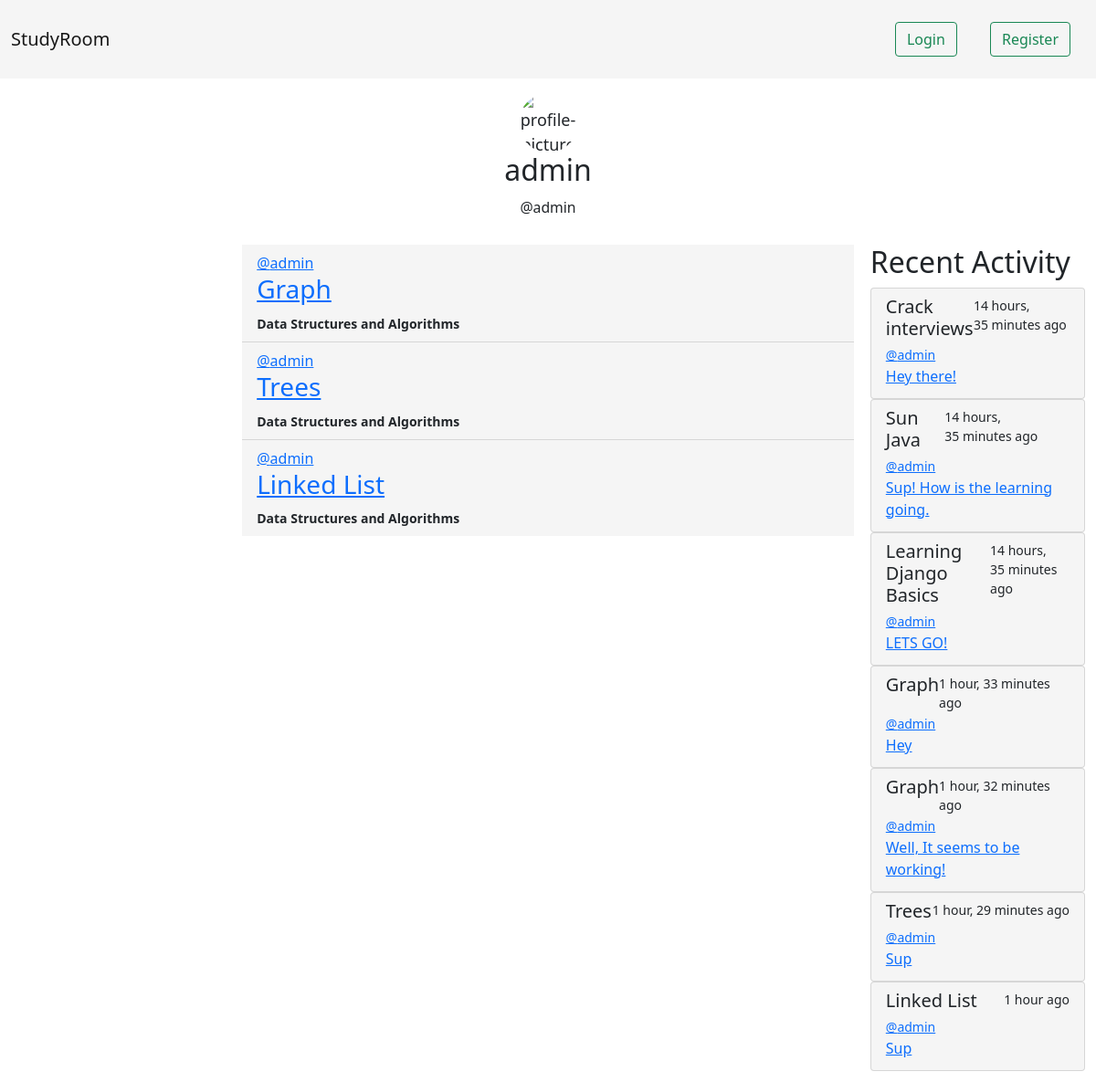
The page /profile/3 on the database its author committed.
### base/models.py (models this page shows, shortened)
class Room(models.Model):
    host = models.ForeignKey(User, on_delete=models.SET_NULL, null=True)
    topic = models.ForeignKey(Topic, on_delete=models.SET_NULL, null=True)
    name = models.CharField(max_length=200, unique=True)
    description = models.TextField(null=True, blank=True)
    updated_at = models.DateTimeField(auto_now=True)
    created_at = models.DateTimeField(auto_now_add=True)
    participants = models.ManyToManyField(User, related_name='participants')

class Topic(models.Model):
    name = models.CharField(max_length=200)

class Message(models.Model):
    user = models.ForeignKey(User, on_delete=models.CASCADE)
    room = models.ForeignKey(Room, on_delete=models.CASCADE)
    body = models.TextField()
    updated_at = models.DateTimeField(auto_now=True)
    created_at = models.DateTimeField(auto_now_add=True)

### base/views.py (the view)
# urls.py: path('profile/<str:pk>', views.user_profile_view, name = 'user-profile'),
def user_profile_view(request, pk):
    user = User.objects.get(id=pk)
    rooms = user.room_set.all()
    room_messages = user.message_set.all()
    topics = Topic.objects.all()
    context = {
        'user': user,
        'rooms': rooms,
        'room_messages': room_messages,
        'topics': topics,
    }
    return render(request, 'base/profile.html', context)

### base/templates/base/profile.html
{% extends 'base.html' %}
{% block content %}
<div class='profile-tab'>
    <div class='profile-picture'><img
            src="https://thumbs.dreamstime.com/b/default-avatar-profile-icon-vector-social-media-user-image-182145777.jpg"
            alt="profile-picture"></div>
    <h2>{{user.username}}</h2>
    <small>@{{user.username}}</small>
</div>
<div class="home-container">
    <div></div>
    <div class="main-home">
        <ul class="list-group list-group-flush">
            {% for room in rooms %}
            <li class="list-group-item">
                <div>
                    <div class="left">
                        <a href="{% url 'user-profile' room.host.id %}"> @{{ room.host }} </a>
                    </div>
                    <div class="right">
                        {% if request.user == room.host or request.user.is_superuser %}
                        <a href="{% url 'update-room' room.id %}"><img
                                src="https://img.icons8.com/material-outlined/24/000000/edit--v1.png" /></a>
                        <a href="{% url 'delete-room' room.id %}"><img
                                src="https://img.icons8.com/material-outlined/24/000000/delete-sign.png" /></a>
                        {% else %}
                        <br>
                        {% endif %}
                    </div>
                </div>
                <div>
                    <h3>
                        <a href="{% url 'room' room.id %}">
                            {{room.name}}
                        </a>
                    </h3>
                </div>
                <b><small>{{ room.topic.name }}</small></b>
            </li>
            {% endfor %}
        </ul>
    </div>
    <div>
        {% include 'base/activity_component.html' %}
    </div>
</div>
{% endblock %}

### base/templates/base/activity_component.html
<h2>Recent Activity</h2>
{% for message in room_messages %}
<div class="list-group">
    <div class="list-group-item list-group-item-action">
        <div class="d-flex w-100 justify-content-between">
            <h5 class="mb-1">{{message.room.name}}</h5>
            <small>{{message.created_at|timesince}} ago</small>
        </div>
        <a href="{% url 'user-profile' message.user.id %}"><small>@{{message.user}}</small></a>
        <a href="{% url 'room' message.room.id %}">
            <p class="mb-1">{{ message.body }}</p>
        </a>
    </div>
</div>
{% endfor %}

### static/css/style.css (style rules this page uses)
.left { float: left; width: 50%; }
.right { float: right; width: 50%; text-align: end; }
.home-container { display: grid; grid-template-columns: 1fr 3fr 1fr; padding: 12px; }
.main-home { padding-left: 18px; padding-right: 18px; }
.list-group-item { background-color: whitesmoke; }
.profile-tab { margin: 16px; text-align: center; font-size: large; }
.profile-picture img { height: 65px; width: 65px; border-radius: 50%; display: inline-block; }

### rows shown on the page
Room: host "admin", name "Graph", topic.name "Data Structures and Algorithms"
Room: host "admin", name "Trees", topic.name "Data Structures and Algorithms"
Room: host "admin", name "Linked List", topic.name "Data Structures and Algorithms"
Message: room.name "Crack interviews", created_at "14 hours, 35 minutes", user "admin", body "Hey there!"
Message: room.name "Sun Java", created_at "14 hours, 35 minutes", user "admin", body "Sup! How is the learning going."
Message: room.name "Learning Django Basics", created_at "14 hours, 35 minutes", user "admin", body "LETS GO!"
Message: room.name "Graph", created_at "1 hour, 33 minutes", user "admin", body "Hey"
Message: room.name "Graph", created_at "1 hour, 32 minutes", user "admin", body "Well, It seems to be working!"
Message: room.name "Trees", created_at "1 hour, 29 minutes", user "admin", body "Sup"
Message: room.name "Linked List", created_at "1 hour", user "admin", body "Sup"

### other values the page prints
{{ user.username }} "admin"
